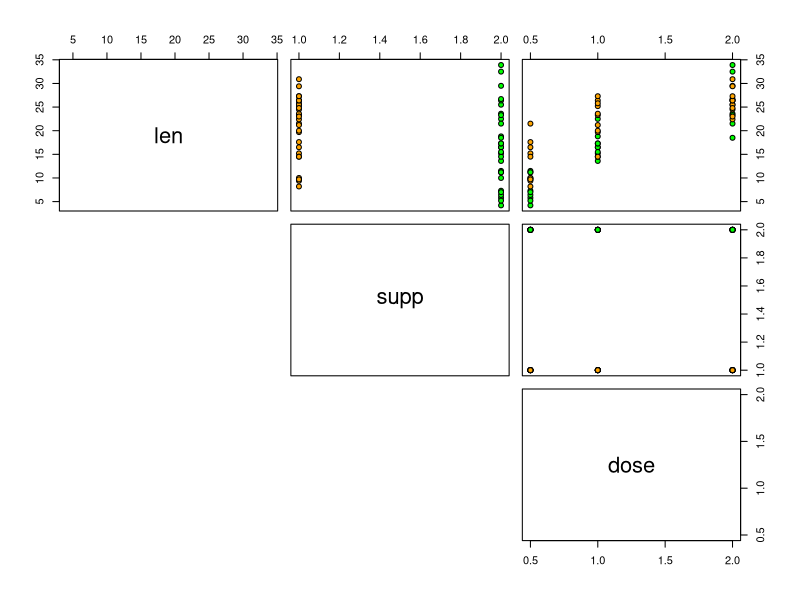
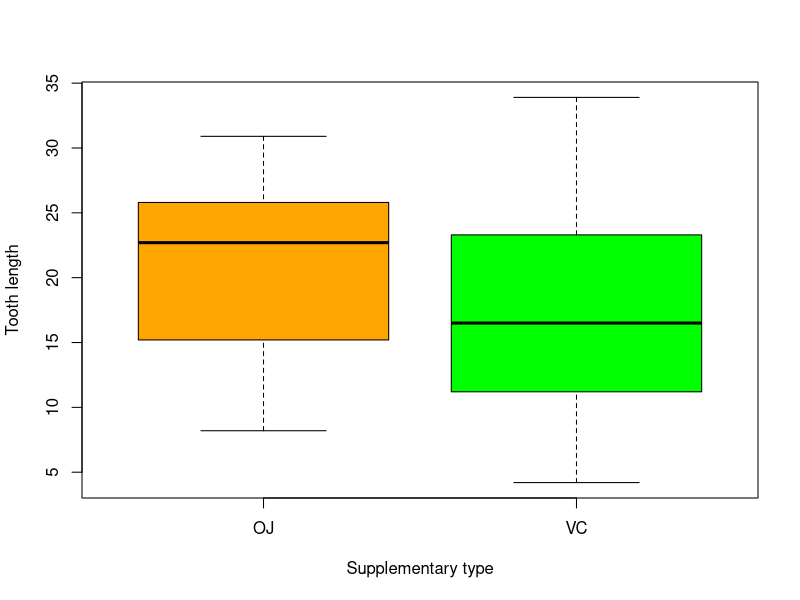

Here is the R script that generated these plots, in order: (Note: this script raises an error after producing the figures.)
## ---- chunk 1
#Load the data set
data("ToothGrowth")
str(ToothGrowth)
#Seperate out the columns for faster analysis
supp<-ToothGrowth$supp
len<-ToothGrowth$len
dose<-ToothGrowth$dose

## ---- chunk 2
summary(ToothGrowth)
## ---- chunk 3
dfDose<-as.data.frame(table(dose))
dfDose
## ---- chunk 4
##Call pairs and color according to supp
pairs(ToothGrowth, pch = 21, bg = c("orange","green")[supp], lower.panel=NULL)
## ---- chunk 5
#Plot supp vs len
boxplot(len ~ supp, type = "p", xlab ="Supplementary type", ylab = "Tooth length", col = c("orange","green"))
## ---- chunk 6
#Calculating the p value and confidence interval for supp vs len
lensuppP <- t.test(len ~ supp, alt ="two.sided", paired = F, var.equal = F)$p.value
lensuppC <- t.test(len ~ supp, alt ="two.sided", paired = F, var.equal = F)$conf
## ---- chunk 7
#Plot dose vs len
boxplot(len ~ dose, xlab ="dose (mg/day)", ylab = "Tooth length", col = c("blue"))
## ---- chunk 8
tResults <- NULL
for (i in 1:2) {
    for (j in (i+1):3) {
        doseIndex <- c(i,j)
        dosesTest <- dose %in% unique(dose)[doseIndex]
        pval <- t.test(len[dosesTest] ~ dose[dosesTest], alt ="two.sided", paired = F, var.equal = F)$p.value
        conf <- t.test(len[dosesTest] ~ dose[dosesTest], alt ="two.sided", paired = F, var.equal = F)$conf
        tResults<-as.data.frame(rbind(tResults,cbind(pval,conf[1],conf[2])))
    }
}
rownames(tResults) <- c("0.5 & 1.0|","0.5 & 2.0|","1.0 & 2.0|")
colnames(tResults)<-c("p.value","conf.low","conf.high")
tResults
## ---- chunk 9
p.adjust(tResults$p.value, method = "BH")
## ---- chunk 10
library(ggplot2)
ggplot(aes(x = supp, y = len), data = ToothGrowth) +
    geom_boxplot(aes(fill = supp)) + facet_wrap(~ dose) +
    scale_fill_manual(values=c("Orange","Green"))

## ---- chunk 11
tResults <- NULL

for (i in (1:3)) {
    dosesTest <- dose %in% unique(dose)[i]
    pval <- t.test(len[dosesTest] ~ supp[dosesTest], alt ="two.sided", paired = F, var.equal = F)$p.value
    conf <- t.test(len[dosesTest] ~ supp[dosesTest], alt ="two.sided", paired = F, var.equal = F)$conf
    tResults<-as.data.frame(rbind(tResults,cbind(pval,conf[1],conf[2])))
}
colnames(tResults)<-c("p.value","conf.low","conf.high")
rownames(tResults) <- unique(dose)
tResults
## ---- chunk 12
p.adjust(tResults$p.value, method = "BH")
## ---- chunk 13

